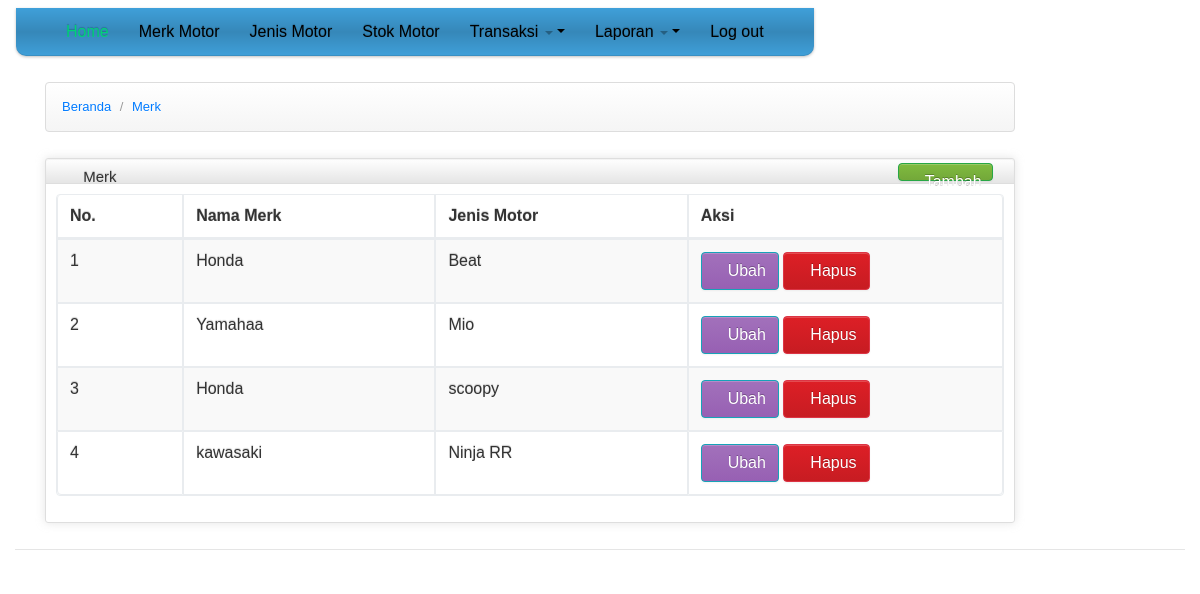
Page /index.php?pages=jenis_motor (signed in) on the committed database.
### tables this page shows
CREATE TABLE `jenis_motor` (
  `id_jenis_motor` int(11) NOT NULL,
  `id_merk` int(11) NOT NULL,
  `jenis_motor` varchar(50) NOT NULL
);

CREATE TABLE `merk` (
  `id_merk` int(11) NOT NULL,
  `nama_merk` varchar(20) NOT NULL
);

### pages/page_jenis_motor/jenis_motor.php (the view, shortened to what this page needs)
<?php
$aksi = "pages/page_jenis_motor/aksi_jenis_motor.php";
$query = mysqli_query($koneksi, "select * from jenis_motor jm JOIN merk m ON m.id_merk = jm.id_merk");
?>
<div>
    <ul class="breadcrumb">
        <li>
            <a href="index.php?pages=home">Beranda</a> <span class="divider">/</span>
        </li>
        <li>
            <a href="index.php?pages=jenis_motor">Merk</a>
        </li>
    </ul>
</div>
<div class="row-fluid sortable">
    <div class="box span12">
        <div class="box-header well" data-original-title>
            <h2><i class="icon-user"></i> Merk</h2>
            <div class="box-icon">
                <a class="btn btn-success" href="index.php?pages=tambah_jenis_motor"><i class="icon-plus icon-white"></i> Tambah</a>
            </div>
        </div>
        <div class="box-content">
            <table class="table table-striped table-bordered bootstrap-datatable datatable">
                <thead>
                    <tr>
                        <th style="width: 10%;">
                            No.
                        </th>
                        <th style="width: 20%;">
                            Nama Merk
                        </th>
                        <th style="width: 20%;">
                            Jenis Motor
                        </th>
                        <th style="width: 25%;">
                            Aksi
                        </th>
                    </tr>
                </thead>
                <tbody>
                    <?php
                    $i = 1;
                    while ($data = mysqli_fetch_array($query)) {
                    ?>
                        <tr>
                            <td><?php echo $i++; ?></td>
                            <td><?php echo $data['nama_merk']; ?></td>
                            <td><?php echo $data['jenis_motor']; ?></td>
                            <td>
                                <a href="index.php?pages=ubah_jenis_motor&&id=<?php echo $data['id_jenis_motor']; ?>" class="btn btn-info" ><i class="icon-edit icon-white"></i>Ubah</a>
                                <a href="<?php echo $aksi . '?pages=jenis_motor&&act=hapus&&id=' . $data['id_jenis_motor']; ?>" class="btn btn-danger" onclick="return confirm('Apakah Anda yakin akan menghapus data?')"><i class="icon-trash icon-white"></i>Hapus</a>
                            </td>
                        </tr>
                    <?php } ?>
                </tbody>
            </table>
        </div>
    </div>
</div>

### css/charisma-app.css (style rules this page uses)
.box { border: 1px solid #DEDEDE; border-radius:3px; -webkit-border-radius:3px; -moz-border-radius:3px; margin-top: 10px; margin-bottom: 10px ; box-shadow: 0 0 10px rgba(189, 189, 189, 0.4); -webkit-box-shadow: 0 0 10px rgba(189, 189, 189, 0.4); -moz-box-shadow: 0 0 10px rgba(189, 189, 189, 0.4); }
.box-header { border:none; padding-top:5px; border-bottom: 1px solid #DEDEDE; border-radius:3px 3px 0 0; -webkit-border-radius:3px 3px 0 0; -moz-border-radius:3px 3px 0 0; height:12px; min-height:12px; margin-bottom: 0; cursor:move; font-weight:bold; font-size:16px; background: -moz-linear-gradient(top, rgba(255,255,255,0) 0%, rgba(0,0,0,0.1) 100%); background: -webkit-gradient(linear, left top, left bottom, color-stop(0%,rgba(255,255,255,0)), color-stop(100%,rgba(0,0,0,0.1))); background: -webkit-linear-gradient(top, rgba(255,255,255,0) 0%,rgba(0,0,0,0.1) 100%); background: -o-linear-gradient(top, rgba(255,255,255,0) 0%,rgba(0,0,0,0.1) 100%); background: -ms-linear-gradient(top, rgba(255,255,255,0) 0%,rgba(0,0,0,0.1) 100%); background: linear-gradient(to bottom, rgba(255,255,255,0) 0%,rgba(0,0,0,0.1) 100%); filter: progid:DXImageTransform.Microsoft.gradient( startColorstr='#00ffffff', endColorstr='#1a000000',GradientType=0 ); }
.box-header h2 { font-size:15px; width:auto; clear:none; float:left; line-height:25px; white-space: nowrap; }
.box-header h2 > i { margin-top:1px; }
.box-icon { float:right; }
.box-icon a { clear:none; float:left; margin:0 2px; height: 18px; width:95px; margin-top: -1px; }
.box-icon a i { margin-left:-4.5px; }
.box-content { padding:10px; }

### css/style.css (style rules this page uses)
body { background: #fff; color: #444; font-family: "Open Sans", sans-serif; }
a { color: #007bff; transition: 0.5s; }
h1, h2, h3, h4, h5, h6 { font-family: "Montserrat", sans-serif; font-weight: 400; margin: 0 0 20px 0; padding: 0; }
ul { list-style: none; margin: 0px; padding: 0px; }
a { text-decoration: none; }
body { line-height: 24px; font-size: 13px; color: #333333; font-family: "Raleway", sans-serif; }
body, p, h1, h2, h3, h4, h5, h6 { margin: 0px; padding: 0px; }

### header.php (style rules this page uses)
body { padding-bottom: 40px; }

### rows in the picture
jenis_motor: id_merk.nama_merk "Honda", jenis_motor "Beat"
jenis_motor: id_merk.nama_merk "Yamahaa", jenis_motor "Mio"
jenis_motor: id_merk.nama_merk "Honda", jenis_motor "scoopy"
jenis_motor: id_merk.nama_merk "kawasaki", jenis_motor "Ninja RR"
